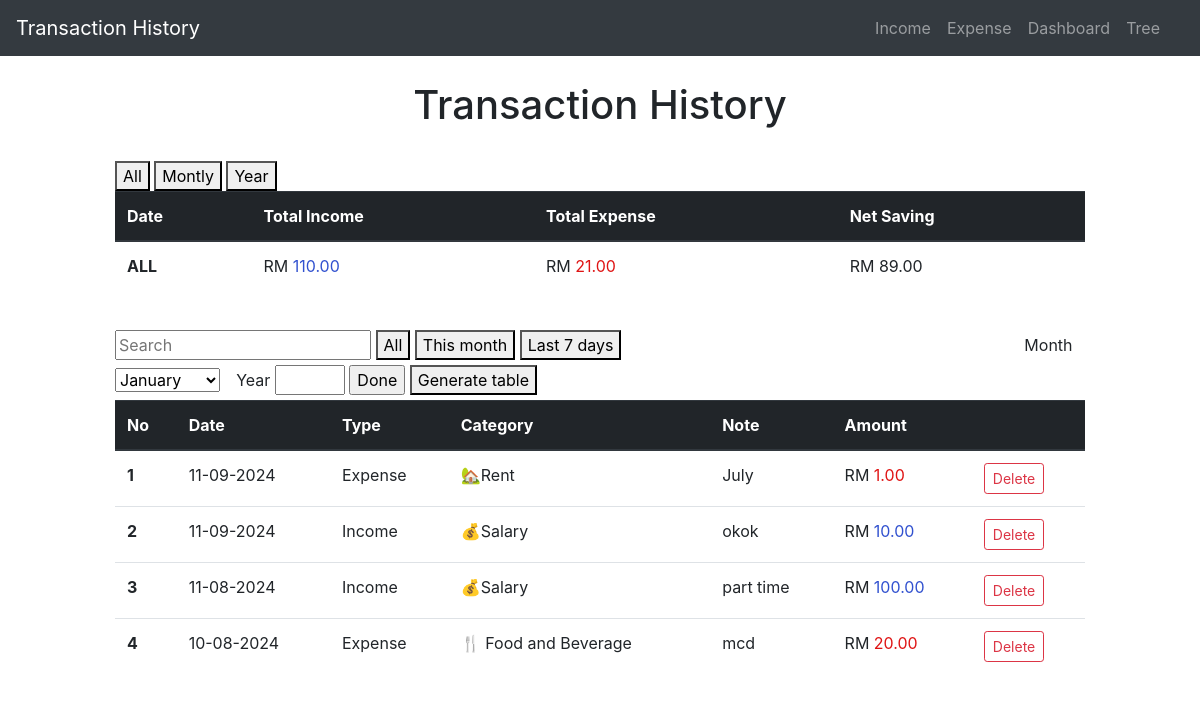
Before: / with the older database file.
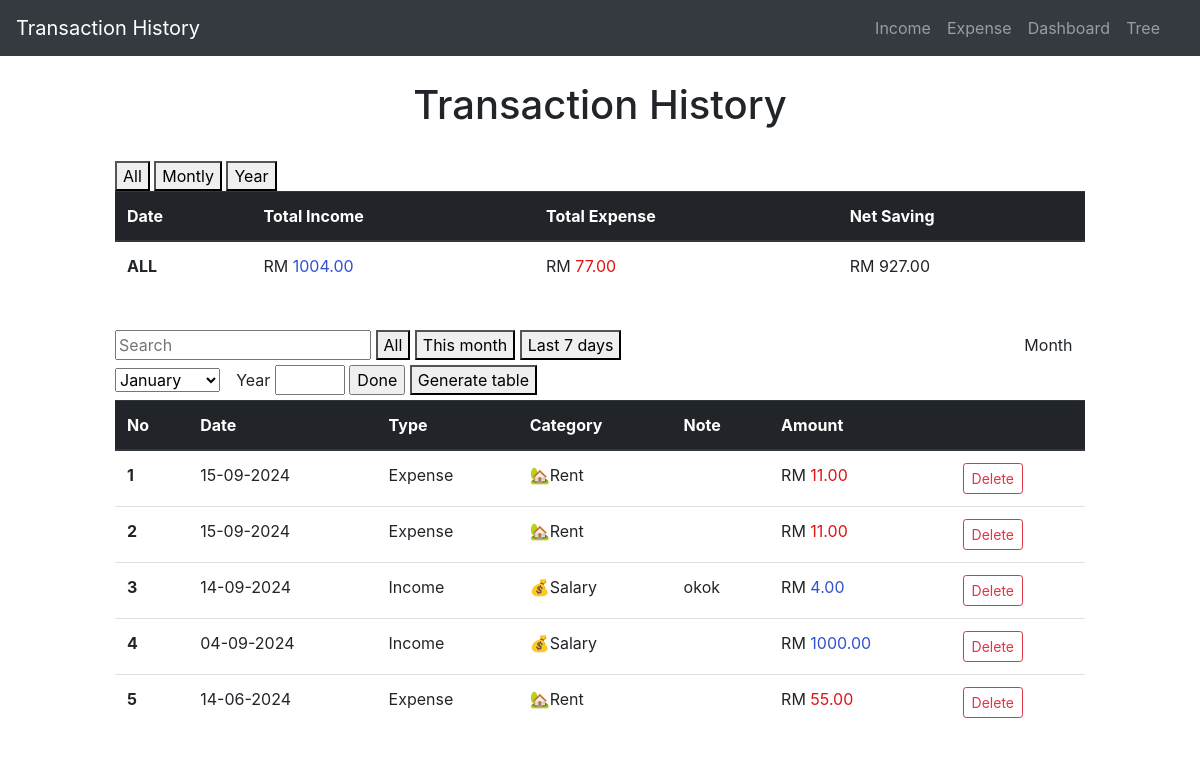
After: the same page with the newer database file.
### application/models.py (models this page shows, shortened)
class add_expenses(db.Model):
    id = db.Column(db.Integer, primary_key=True)
    amount = db.Column(db.Double, nullable=False)
    category = db.Column(db.String(30),nullable=False)
    date = db.Column(db.DateTime, nullable=False)
    type = db.Column(db.String(10), nullable=False, default= 'Expense')
    nota = db.Column(db.String(15))

class add_incomes(db.Model):
    id = db.Column(db.Integer, primary_key=True)
    amount = db.Column(db.Double, nullable=False)
    category = db.Column(db.String(30),nullable=False)
    date = db.Column(db.DateTime, nullable=False)
    type = db.Column(db.String(10), nullable=False, default= 'Income')
    nota = db.Column(db.String(15))

### application/routes.py (the view)
@app.route('/', methods = ["POST", "GET"])
def index():
    form = this_month_table_Form()
    if form.validate_on_submit():
        db.session.query(month_and_year).delete()
        db.session.commit()
        entry = month_and_year(month=form.month.data, year=form.year.data)
        db.session.add(entry)
        db.session.commit()
    expenses = add_expenses.query.order_by(add_expenses.date.desc()).all()
    incomes = add_incomes.query.order_by(add_incomes.date.desc()).all()
    entries = combine_table(expenses,incomes)
    sum_expenses = db.session.query(db.func.sum(add_expenses.amount)).all()
    sum_expense = [expense[0] if expense[0] is not None else 0 for expense in sum_expenses]
    sum_incomes = db.session.query(db.func.sum(add_incomes.amount)).all()
    sum_income = [income[0] if income[0] is not None else 0 for income in sum_incomes]
    net = [round(sum_income[0] - sum_expense[0], 2)]
    return render_template('index.html', title="Transaction history", entries=entries,  sum_expense=sum_expense, sum_income=sum_income, net=net, form=form)

### application/form.py
class this_month_table_Form(FlaskForm):
    year = IntegerField('Year', validators=[DataRequired(), NumberRange(min=1)])
    month = SelectField ('Month' , validators=[DataRequired()],
                                            choices  =[('1', 'January'),
                                                      ('2','February'),
                                                      ('3','March'),
                                                      ('4',' April'),
                                                      ('5','May'),
                                                      ('6','June'),
                                                      ('7','July'),
                                                      ('8','August'),
                                                      ('9','September'),
                                                      ('10','October'),
                                                      ('11','November'),
                                                      ('12','December')
                                                      ])
    submit = SubmitField('Done')

### application/routes.py (called while the page is built)
def combine_table(expenses,incomes):
    entries = []
    for expense in expenses:
        entries.append({
            'id': expense.id,
            'date': expense.date,
            'type': expense.type,
            'category': expense.category,  # Assuming a category field exists
            'amount': expense.amount,
            'nota': expense.nota
        })
    for income in incomes:
        entries.append({
            'id': income.id,
            'date': income.date,
            'type': income.type,
            'category': income.category,  # Assuming the source acts as a category
            'amount': income.amount,
            'nota': income.nota
        })
    entries.sort(key=lambda x: x['date'], reverse=True)
    return entries

### application/templates/index.html (shortened to what this page needs)
{% extends 'layout.html' %}
{% block content %}
    <head>
    </head>
    <div class="col-sm-10 ml-auto mr-auto ">
       <center>
        <H1>Transaction History</H1>
       </center>
       <br>
       <section class="section">
            <div class="columns">
                <div class="column is-one-third is-offset-one-third">
                    <button type='button' hx-get="/net_all_table" hx-target="#net_table">All</button>
                    <button type='button' hx-get="/net_montly_table" hx-target="#net_table">Montly</button>
                    <button type='button' hx-get="/net_yearly_table" hx-target="#net_table">Year</button>
                </div>
            </div>
            <table class="table">
                <thead class="thead-dark">
                    <tr>
                        <th scope="col">Date</th>
                        <th scope="col">Total Income</th>
                        <th scope="col">Total Expense</th>
                        <th scope="col">Net Saving</th>
                    </tr>
                </thead>
                <tbody id="net_table" >
                    {% for expense in sum_expense %}
                    {% for income in sum_income %}
                    {% for net_save in net %}
                            <tr>
                                <th scope="row">ALL</th>
                                <td class="amount-field">RM <span style="color: rgb(49, 81, 207);">{{ "{:.2f}".format(income) }}</span></td>
                                <td class="amount-field">RM <span style="color: rgb(223, 20, 20);">{{ "{:.2f}".format(expense) }}</span></td>
                                <td class="amount-field">{{  'RM ' + "{:.2f}".format(net_save) }}</td>
                            </tr>
                    {% endfor %}
                    {% endfor %}
                    {% endfor %}
                </tbody>
            </table>
        </section>
        <br>
        <section class="section">
            <div class="columns">
                <div class="column is-one-third is-offset-one-third">
                        <form action="" method="POST">
                            <row>
                                <input type='text' class="input" placeholder="Search" name="q" hx-get="/search" hx-trigger="keyup changed delay:500ms" hx-target="#results">
                                <button type='button' hx-get="/default_table" hx-target="#results">All</button>
                                <button type='button' hx-get="/this_month_table" hx-target="#results">This month</button>
                                <button type='button' hx-get="/last_7days_table" hx-target="#results">Last 7 days</button>⠀⠀⠀⠀⠀⠀⠀⠀⠀⠀⠀⠀⠀⠀⠀⠀⠀⠀⠀⠀⠀⠀⠀⠀⠀⠀⠀⠀⠀⠀⠀⠀⠀⠀
                                        {{ form.month.label(class = "form-control-label") }}
                                        {{ form.month(class = "input is-small") }}⠀
                                        {{ form.year.label(class = "form-control-label") }}
                                        {{ form.year(class = "input is-small", style="width: 70px;") }}
                                        {{ form.submit(class = "input is-small") }}
                                <button type="submit"  hx-get="/set"  hx-target="#results">Generate table</button>
                            </row>
                        </form>
                </div>
            </div>
            <table class="table">
                <thead class="thead-dark">
                    <tr>
                        <th scope="col">No</th>
                        <th scope="col">Date</th>
                        <th scope="col">Type</th>
                        <th scope="col">Category</th>
                        <th scope="col">Note</th>
                        <th scope="col">Amount</th>
                        <th scope="col"></th>
                    </tr>
                </thead>
                <tbody id="results">
                    {% for entry in entries %}
                            <tr>
                                <th scope="row">{{loop.index}}</th>
                                <td>{{entry.date.strftime("%d-%m-%Y")}}</td>
                                <td>{{entry.type}}</td>
                                <td>{{entry.category }}</td>
                                <td>{{entry.nota }}</td>
                                {% if entry.type == 'Expense' %}
                                <td class="amount-field">RM <span style="color: rgb(223, 20, 20);">{{ "{:.2f}".format(entry.amount) }}</span></td>
                                {% else %}
                                <td class="amount-field">RM <span style="color: rgb(49, 81, 207);">{{ "{:.2f}".format(entry.amount) }}</span></td>
                                {% endif %}
                                <td><a href="{{ url_for('delete', entry_id=entry.id, entry_type=entry.type, entry_amount=entry.amount, entry_date=entry.date.strftime('%Y-%m-%d %H:%M:%S'), next=url_for('index')) }}" class="btn btn-outline-danger btn-sm">Delete</a></td>
                            </tr>
                    {% endfor %}
                </tbody>
            </table>
        </section>
    </div>
{% endblock %}

### application/templates/layout.html (shortened to what this page needs)
<!DOCTYPE html>
<html lang="en">
<head>
    <link rel="stylesheet"
        href="https://maxcdn.bootstrapcdn.com/bootstrap/4.0.0/css/bootstrap.min.css"
        href="static/styles.css"
>
</head>
<body>
    <div class="container-fluid">
        <div class="row">
            <div class="col-md-12 p-0">
                <header class="mb-4">
                    <nav class="navbar navbar-expand-lg navbar-dark bg-dark">
                        <a class="navbar-brand" href="{{ url_for('index') }}">Transaction History</a>
                        <div class="collapse navbar-collapse" id="navbarNavAltMarkup">
                            <div class="navbar-nav ml-auto mr-3">
                                <a class="nav-item nav-link" href="{{ url_for('add_income') }}">Income</a>
                                <a class="nav-item nav-link" href="{{ url_for('add_expense') }}">Expense</a>
                                <a class="nav-item nav-link" href="{{ url_for('dashboard') }}">Dashboard</a>
                                <a class="nav-item nav-link" href="{{ url_for('tree') }}">Tree</a>
                            </div>
                        </div>
                    </nav>
                </header>
            </div>
        </div>
        <div class="row justify-content-center">
            <div class="col-md-10"></div>
                {% block content %}{% endblock %}
            </div>
        </div>
</body>
</html>

Changed rows visible on the page:
removed add_expenses: date "11-09-2024", type "Expense", category "🏡Rent", nota "July", amount "1.00"
removed add_incomes: date "11-09-2024", type "Income", category "💰Salary", nota "okok", amount "10.00"
removed add_incomes: date "11-08-2024", type "Income", category "💰Salary", nota "part time", amount "100.00"
removed add_expenses: date "10-08-2024", type "Expense", category "🍴 Food and Beverage", nota "mcd", amount "20.00"
added add_expenses: date "15-09-2024", type "Expense", category "🏡Rent", amount "11.00"
added add_expenses: date "15-09-2024", type "Expense", category "🏡Rent", amount "11.00"
added add_incomes: date "14-09-2024", type "Income", category "💰Salary", nota "okok", amount "4.00"
added add_incomes: date "04-09-2024", type "Income", category "💰Salary", amount "1000.00"
added add_expenses: date "14-06-2024", type "Expense", category "🏡Rent", amount "55.00"
Other visible differences:
list line gone: "ALL RM 110.00 RM 21.00 RM 89.00"
new list line: "ALL RM 1004.00 RM 77.00 RM 927.00"
